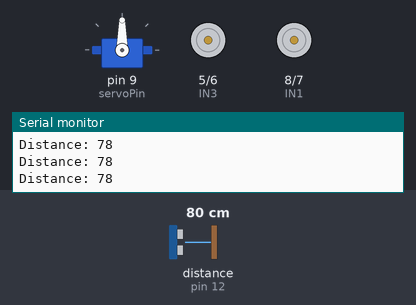
The sketch below on a simulated Arduino Uno, built with avr-gcc and run on an emulated ATmega328P. Parts: servo, motor-driver pin pairs drawn as motors (green arrow = first pin HIGH = forward, orange = second pin HIGH = backward, longer = more drive), the last lines printed to the serial monitor. Wiring (inferred from the names in the program): ultrasonic range finder: trigger pin 13; echo pin 12. The inputs (shaded band) are chosen by the test bench; at power-on: distance to the obstacle (sensor on pin 12) 80 cm. The echo pulse lasts 58.3 µs per cm.

Above: at 1.8 s.
1.9 s: distance to the obstacle (sensor on pin 12) set to 35 cm
At 2.5 s:
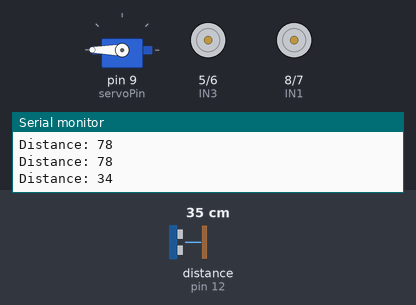
5.0 s: distance to the obstacle (sensor on pin 12) set to 28 cm
At 6.2 s:
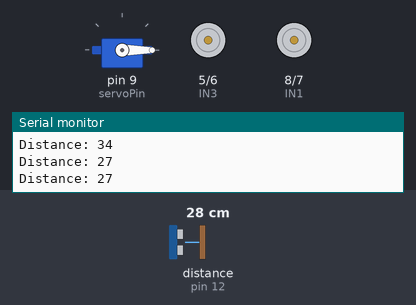
8.1 s: distance to the obstacle (sensor on pin 12) set to 60 cm
Timing chart, 0 to 17.2 s (numbered marks = the images above; inputs shaded):
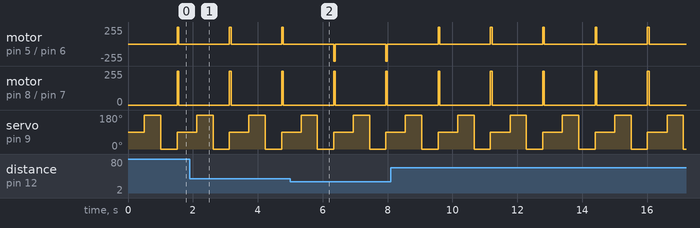

Measured:
- the behaviour switches between 32 and 31 cm on distance to the obstacle (sensor on pin 12) (found by bisection; images 1 and 2)
- by itself, motor on pin 5 (IN3) / pin 6 (IN4), motor on pin 8 (IN1) / pin 7 (IN2): alternates forward 255/255 for 0.05 s and stopped for 1.6 s
- by itself, servo on pin 9 (servoPin): repeats every 1.6 s: 0° 0.50 s, 90° 0.60 s, 180° 0.50 s

The sketch:

Obstacle_Avoidance_With_Sevro.ino
```cpp
#include <Servo.h>

// Pin Definitions
const int IN1 = 8;
const int IN2 = 7;
const int IN3 = 5;
const int IN4 = 6;

// Ultrasonic Sensor Pins
const int trigPin = 13;
const int echoPin = 12;

// Servo Pin
const int servoPin = 9;

// Servo Positions
const int FRONT_POSITION = 90;
const int LEFT_POSITION = 180;
const int RIGHT_POSITION = 0;

// defines variables
long duration;
int distanceFront;
int distanceLeft;
int distanceRight;

// Direction Constants
const int FORWARD = 1;
const int BACKWARD = 0;

// Create Servo Object
Servo myServo;

void setup() {
  // Set all the motor control pins to output
  pinMode(IN1, OUTPUT);
  pinMode(IN2, OUTPUT);
  pinMode(IN3, OUTPUT);
  pinMode(IN4, OUTPUT);

  // Set the trigPin and echoPin as an Output and Input, respectively
  pinMode(trigPin, OUTPUT);
  pinMode(echoPin, INPUT);

  // Attach the servo to the specified pin
  myServo.attach(servoPin);

  // Start serial communication
  Serial.begin(9600);
}

void loop() {
  // Scan surroundings
  scanSurroundings();

  // Decide direction based on distances
  if (distanceFront > 30) {
    forward();
    delay(50);
  } else if (distanceLeft > distanceRight) {
    left();
    delay(50);
  } else {
    right();
    delay(50);
  }
  stop();
  delay(50); // Short pause before the next scan
}

// Function to scan surroundings by moving the servo
void scanSurroundings() {
  // Look front
  myServo.write(FRONT_POSITION);
  delay(500);
  distanceFront = calculateDistance();

  // Look left
  myServo.write(LEFT_POSITION);
  delay(500);
  distanceLeft = calculateDistance();

  // Look right
  myServo.write(RIGHT_POSITION);
  delay(500);
  distanceRight = calculateDistance();

  // Return to front position
  myServo.write(FRONT_POSITION);
}

// Function to calculate the distance using the ultrasonic sensor
int calculateDistance() {
  // Clears the trigPin
  digitalWrite(trigPin, LOW);
  delayMicroseconds(2);

  // Sets the trigPin on HIGH state for 10 microseconds
  digitalWrite(trigPin, HIGH);
  delayMicroseconds(10);
  digitalWrite(trigPin, LOW);

  // Reads the echoPin, returns the sound wave travel time in microseconds
  duration = pulseIn(echoPin, HIGH);

  // Calculating the distance
  int distance = duration * 0.034 / 2;

  // Prints the distance on the Serial Monitor
  Serial.print("Distance: ");
  Serial.println(distance);

  return distance;
}

// Function to move the car forward
void forward() {
  runMotorA(FORWARD);
  runMotorB(FORWARD);
}

// Function to turn the car left
void left() {
  runMotorA(BACKWARD);
  runMotorB(FORWARD);
}

// Function to turn the car right
void right() {
  runMotorA(FORWARD);
  runMotorB(BACKWARD);
}

// Function to stop the car
void stop() {
  stopMotorA();
  stopMotorB();
}

// Function to run Motor A
void runMotorA(int direction) {
  if (direction == FORWARD) {
    digitalWrite(IN1, HIGH);
    digitalWrite(IN2, LOW);
  } else {
    digitalWrite(IN1, LOW);
    digitalWrite(IN2, HIGH);
  }
}

// Function to run Motor B
void runMotorB(int direction) {
  if (direction == FORWARD) {
    digitalWrite(IN3, HIGH);
    digitalWrite(IN4, LOW);
  } else {
    digitalWrite(IN3, LOW);
    digitalWrite(IN4, HIGH);
  }
}

// Function to stop Motor A
void stopMotorA() {
  digitalWrite(IN1, LOW);
  digitalWrite(IN2, LOW);
}

// Function to stop Motor B
void stopMotorB() {
  digitalWrite(IN3, LOW);
  digitalWrite(IN4, LOW);
}
```
